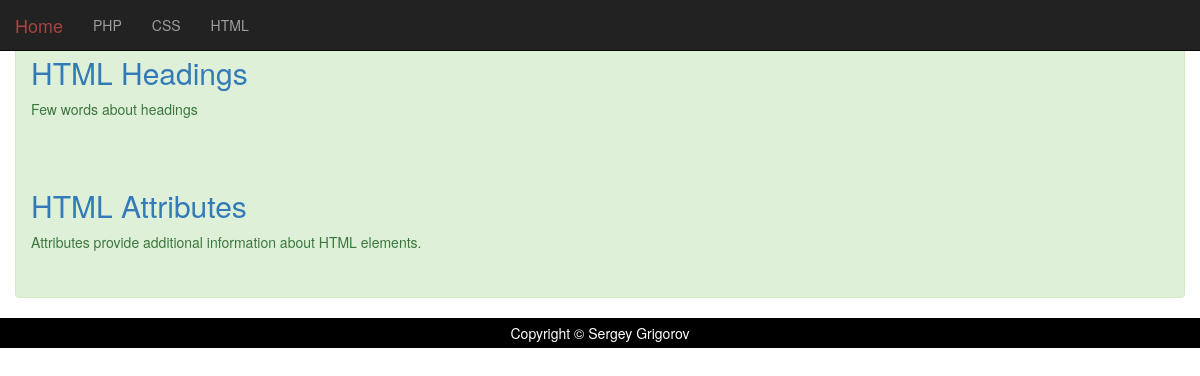
Screenshot of /category.php?id=3 with the database file from the repository.
### tables this page shows
CREATE TABLE IF NOT EXISTS `post` (
  `id` int(11) NOT NULL AUTO_INCREMENT,
  `title` varchar(255) NOT NULL,
  `category_id` int(11) NOT NULL,
  `description` tinytext NOT NULL,
  `text` text NOT NULL,
  `author_id` int(11) NOT NULL,
  `create_at` timestamp NULL DEFAULT NULL,
  `update_at` timestamp NULL DEFAULT NULL,
  PRIMARY KEY (`id`)
);

### category.php (the view, shortened to what this page needs)
<?php
require_once 'menu.php';
?>
<!DOCTYPE html>
<html lang="en">
<head>
<link rel="stylesheet" href="http://maxcdn.bootstrapcdn.com/bootstrap/3.3.4/css/bootstrap.min.css">
	</head>
<body>
<div class= "full-width-div">
<nav class="navbar navbar-inverse navbar-fixed-top">
  <div class="container-fluid">
    <div class="navbar-header">
      <a class="navbar-brand" href="index.php"><p class="text-danger">Home</p></a>
    </div>
<div>
      </div>
		</div>
	</nav>
<div class="container alert alert-success" id="content">
 <div class="span5 fill">
	<?php
$connection = new mysqli(SERVERNAME, USERNAME, PASSWORD, DBNAME);
	$query = "SELECT id, title, description FROM post WHERE category_id=$_GET[id]";
	$result = $connection->query($query);
	$rows = $result->num_rows;
		for ($j = 0 ; $j < $rows ; ++$j)
			{
				$result->data_seek($j);
				$row = $result->fetch_array(MYSQLI_ASSOC);
				$post_id = $row['id'];
				$post_title = $row['title'];
				$post_description = $row['description'];
				echo "<div>";
				echo "<br />";
				echo " <h2> <a href='post.php?id=$post_id'>$post_title</a> </h2>" ;
				echo "<p>$post_description</p>";
				echo "</div>";
				echo "<br />";
			}
	?>
	</div>
	</div>
	</div>
<div id="footer">
 Copyright © Sergey Grigorov
</div>
	</body>
</html>

### category.php (style rules this page uses)
html,body { height:100%; }
#footer { background-color:black; color:white; clear:both; text-align:center; padding:5px; }

### rows the page displays
post: title "HTML Headings", description "Few words about headings"
post: title "HTML Attributes", description "Attributes provide additional information about HTML elements."

### other values shown
$value "PHP"
$value "CSS"
$value "HTML"
